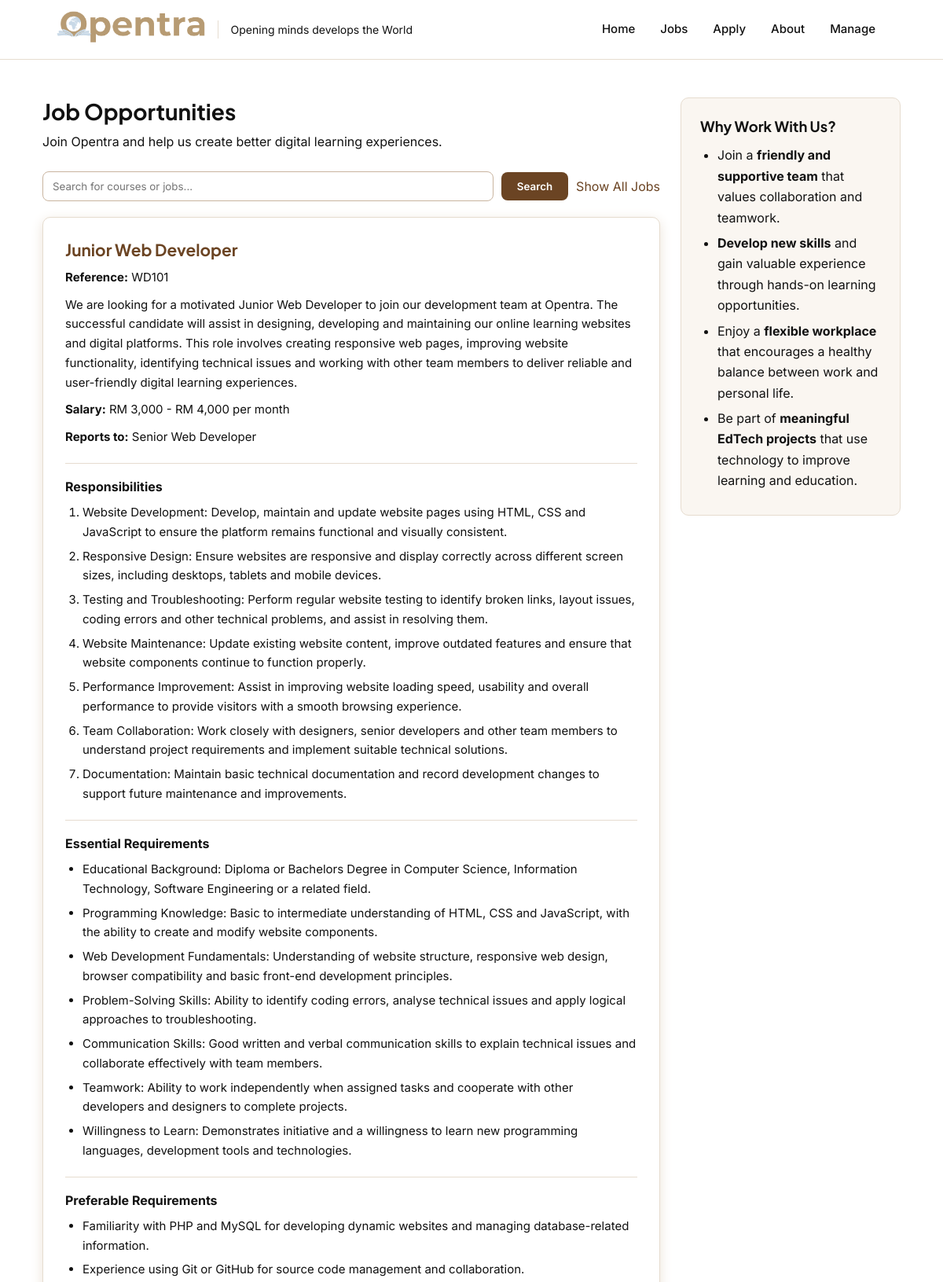
/jobs.php (upper part), run on the app's committed database.
### tables this page shows
CREATE TABLE `jobs` (
  `job_id` int(11) NOT NULL,
  `job_ref` varchar(10) NOT NULL,
  `job_title` varchar(100) NOT NULL,
  `job_description` text NOT NULL,
  `salary` varchar(100) NOT NULL,
  `reports_to` varchar(100) NOT NULL,
  `responsibilities` text NOT NULL,
  `essential_requirements` text NOT NULL,
  `preferable_requirements` text NOT NULL
);

### jobs.php (the view, shortened to what this page needs)
<?php require_once 'settings.php';
$search = "";
if ($search !== "") {
    $sql = "SELECT * FROM jobs
            WHERE job_ref LIKE ?
            OR job_title LIKE ?
            OR job_description LIKE ?
            ORDER BY job_id";
    $stmt = mysqli_prepare($conn, $sql);
    $keyword = "%" . $search . "%";
    mysqli_stmt_bind_param(
        $stmt,
        "sss",
        $keyword,
        $keyword,
        $keyword
    );
    mysqli_stmt_execute($stmt);
    $result = mysqli_stmt_get_result($stmt);
} else {
    $sql = "SELECT * FROM jobs ORDER BY job_id";
    $result = mysqli_query($conn, $sql);
}
?>
<!DOCTYPE html>
<html lang="en">
<head>
</head>
<body>
<?php include 'includes/header.inc'; ?>
<main class="job-page">
    <aside>
        <h2>Why Work With Us?</h2>
        <ul>
            <li>Join a <strong>friendly and supportive team</strong> that values collaboration and teamwork.</li>
            <li><strong>Develop new skills</strong> and gain valuable experience through hands-on learning opportunities.</li>
            <li>Enjoy a <strong>flexible workplace</strong> that encourages a healthy balance between work and personal life.</li>
            <li>Be part of <strong>meaningful EdTech projects</strong> that use technology to improve learning and education.</li>
        </ul>
    </aside>
    <h2>Job Opportunities</h2>
    <p>
        Join Opentra and help us create better digital learning experiences.
    </p>
    <form method="GET" action="index.php" class="search-form">
        <input
            type="search"
            name="search"
            placeholder="Search for courses or jobs..."
            value="<?php echo htmlspecialchars($search); ?>"
        >
        <button type="submit">Search</button>
        <a href="jobs.php">Show All Jobs</a>
    </form>
    <?php if (mysqli_num_rows($result) > 0) { ?>
        <?php while ($job = mysqli_fetch_assoc($result)) { ?>
            <section
                class="job-card <?php echo $search !== '' ? 'search-highlight' : ''; ?>"
                id="job-<?php echo (int)$job['job_id']; ?>"
            >
                <h3>
                    <?php echo htmlspecialchars($job['job_title']); ?>
                </h3>
                <p>
                    <strong>Reference:</strong>
                    <?php echo htmlspecialchars($job['job_ref']); ?>
                </p>
                <p>
                    <?php echo htmlspecialchars($job['job_description']); ?>
                </p>
                <p>
                    <strong>Salary:</strong>
                    <?php echo htmlspecialchars($job['salary']); ?>
                </p>
                <p>
                    <strong>Reports to:</strong>
                    <?php echo htmlspecialchars($job['reports_to']); ?>
                </p>
                <h4>Responsibilities</h4>
                <ol>
                    <?php
                    $responsibilities = explode("\n", $job['responsibilities']);
                    foreach ($responsibilities as $item) {
                        if (trim($item) !== "") {
                    ?>
                        <li><?php echo htmlspecialchars(trim($item)); ?></li>
                    <?php
                        }
                    }
                    ?>
                </ol>
                <h4>Essential Requirements</h4>
                <ul>
                    <?php
                    $essential = explode("\n", $job['essential_requirements']);
                    foreach ($essential as $item) {
                        if (trim($item) !== "") {
                    ?>
                        <li><?php echo htmlspecialchars(trim($item)); ?></li>
                    <?php
                        }
                    }
                    ?>
                </ul>
                <h4>Preferable Requirements</h4>
                <ul>
                    <?php
                    $preferable = explode("\n", $job['preferable_requirements']);
                    foreach ($preferable as $item) {
                        if (trim($item) !== "") {
                    ?>
                        <li><?php echo htmlspecialchars(trim($item)); ?></li>
                    <?php
                        }
                    }
                    ?>
                </ul>
            </section>
        <?php } ?>
    <?php } else { ?>
        <p>No jobs found. Please try another search.</p>
    <?php } ?>
</main>
<?php include 'includes/footer.inc'; ?>
</body>
</html>

### includes/header.inc (shortened to what this page needs)
<header>
     <link href="style/Styling.css" rel="stylesheet">
       <div class="Brand">
           <a href = "index.php"> <img src="style/FullLogo1.png" alt="Opentra Logo" style="width: 15%";></a>
           <p>Opening minds develops the World</p>
       </div>
        <?php include 'includes/navigation.inc'; ?>
   </header>

### includes/navigation.inc (shortened to what this page needs)
<nav>
    <a href = "index.php"> Home </a>
    <a href = "jobs.php"> Jobs </a>
    <a href = "Apply.php"> Apply </a>
    <a href = "About.php"> About </a>
    <a href = "login.php"> Manage </a>
</nav>

### includes/footer.inc (shortened to what this page needs)
      <?php include 'includes/navigation.inc'; ?>
    </body>
</html>

### style/Styling.css (style rules this page uses)
* { padding: 0; margin: 0; box-sizing: border-box; }
body { font-family: "Inter", "Segoe UI", Arial, sans-serif; background-color: #ffffff; color: #111111; line-height: 1.65; font-size: 16px; }
h1, h2, h3 { font-family: "Plus Jakarta Sans", "Inter", Arial, sans-serif; color: #111111; line-height: 1.25; }
a { color: #6b4423; text-decoration: none; }
ul, ol { padding-left: 22px; }
li { margin-bottom: 6px; }
img { max-width: 100%; }
header { display: flex; flex-wrap: wrap; justify-content: space-between; align-items: center; gap: 16px; padding: 14px 6%; background-color: #ffffff; border-bottom: 1px solid #e6dccf; }
.Brand { display: flex; align-items: center; gap: 16px; }
.Brand img { width: auto !important; height: 40px; }
header p { font-size: 14px; color: #111111; padding-left: 16px; border-left: 1px solid #e6dccf; }
nav { display: flex; justify-content: center; flex-wrap: wrap; gap: 4px; }
nav a { padding: 8px 14px; border-radius: 6px; color: #111111; font-weight: 500; font-size: 15px; }
main { max-width: 1140px; margin: 0 auto; padding: 48px 24px 64px; }
h2 { text-align: center; margin-bottom: 24px; font-size: 1.75rem; font-weight: 700; }
h3 { color: #6b4423; font-size: 1.15rem; }
main section { padding: 48px 0; border-top: 1px solid #e6dccf; }
.job-page { position: relative; padding-right: 330px; }
.job-page > h2 { text-align: left; margin-bottom: 8px; }
.job-page > p { color: #111111; }
.job-page form { display: flex; flex-wrap: wrap; align-items: center; gap: 10px; margin: 24px 0 8px; }
.job-page form input { flex: 1; padding: 10px 12px; font-family: inherit; border: 1px solid #c9b49f; border-radius: 8px; }
.job-page form button { padding: 10px 20px; font-family: inherit; font-weight: 600; color: #ffffff; background-color: #6b4423; border: none; border-radius: 8px; cursor: pointer; }
.job-page aside { position: absolute; top: 48px; right: 24px; float: none; width: 280px; margin: 0; padding: 24px; background-color: #faf6f1; border: 1px solid #e6dccf; border-radius: 10px; }
.job-page aside h2 { text-align: left; font-size: 1.15rem; margin-bottom: 12px; }
.job-page aside ul { color: #111111; }
.job-page section { display: block; width: 100%; margin: 20px 0 0; padding: 28px; background: #ffffff; border: 1px solid #e6dccf; border-radius: 10px; box-shadow: 0 4px 16px #ece3d8; }
.job-page section h3 { font-size: 1.3rem; }
.job-page section p { margin-top: 10px; font-size: 15px; }
.job-page section h4 { margin-top: 20px; padding-top: 16px; border-top: 1px solid #e6dccf; }
.job-page section ol, .job-page section ul { margin-top: 8px; font-size: 15px; }

### data on the page
jobs: job_title "Junior Web Developer", job_ref "WD101", job_description "We are looking for a motivated Junior Web Developer to join our development team at Opentra. The successful candidate will assist in designing, developing and maintaining our online learning websites and digital platforms. This role involves creating responsive web pages, improving website functionality, identifying technical issues and working with other team members to deliver reliable and user-friendly digital learning experiences.", salary "RM 3,000 - RM 4,000 per month", reports_to "Senior Web Developer", responsibilities "Website Development: Develop, maintain and update website pages using HTML, CSS and JavaScript to ensure the platform remains functional and visually consistent.", responsibilities "Responsive Design: Ensure websites are responsive and display correctly across different screen sizes, including desktops, tablets and mobile devices.", responsibilities "Testing and Troubleshooting: Perform regular website testing to identify broken links, layout issues, coding errors and other technical problems, and assist in resolving them.", responsibilities "Website Maintenance: Update existing website content, improve outdated features and ensure that website components continue to function properly.", responsibilities "Performance Improvement: Assist in improving website loading speed, usability and overall performance to provide visitors with a smooth browsing experience.", responsibilities "Team Collaboration: Work closely with designers, senior developers and other team members to understand project requirements and implement suitable technical solutions.", responsibilities "Documentation: Maintain basic technical documentation and record development changes to support future maintenance and improvements.", essential_requirements "Educational Background: Diploma or Bachelors Degree in Computer Science, Information Technology, Software Engineering or a related field.", essential_requirements "Programming Knowledge: Basic to intermediate understanding of HTML, CSS and JavaScript, with the ability to create and modify website components.", essential_requirements "Web Development Fundamentals: Understanding of website structure, responsive web design, browser compatibility and basic front-end development principles.", essential_requirements "Problem-Solving Skills: Ability to identify coding errors, analyse technical issues and apply logical approaches to troubleshooting.", essential_requirements "Communication Skills: Good written and verbal communication skills to explain technical issues and collaborate effectively with team members.", essential_requirements "Teamwork: Ability to work independently when assigned tasks and cooperate with other developers and designers to complete projects.", essential_requirements "Willingness to Learn: Demonstrates initiative and a willingness to learn new programming languages, development tools and technologies.", preferable_requirements "Familiarity with PHP and MySQL for developing dynamic websites and managing database-related information.", preferable_requirements "Experience using Git or GitHub for source code management and collaboration."
